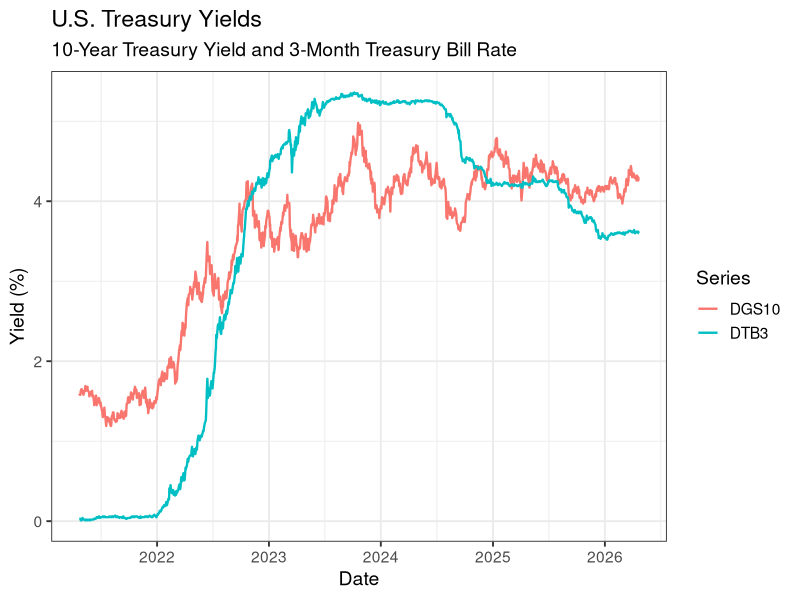
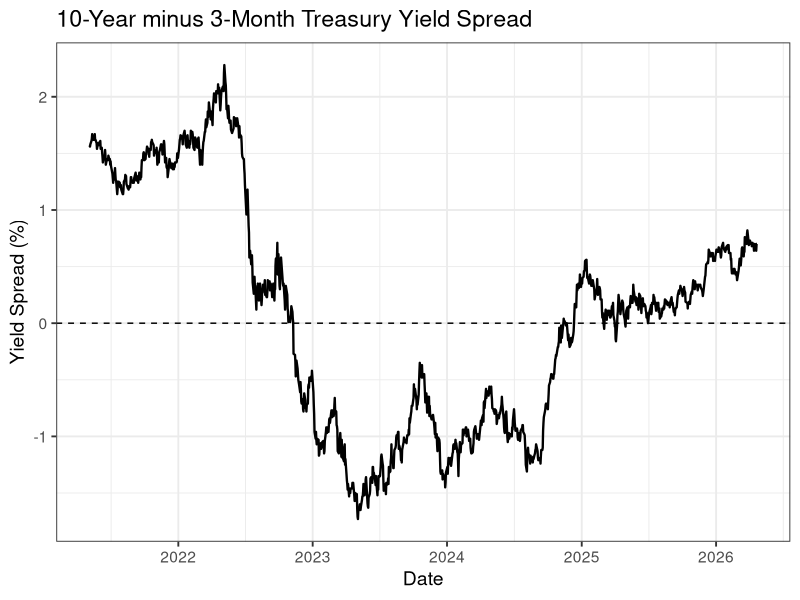
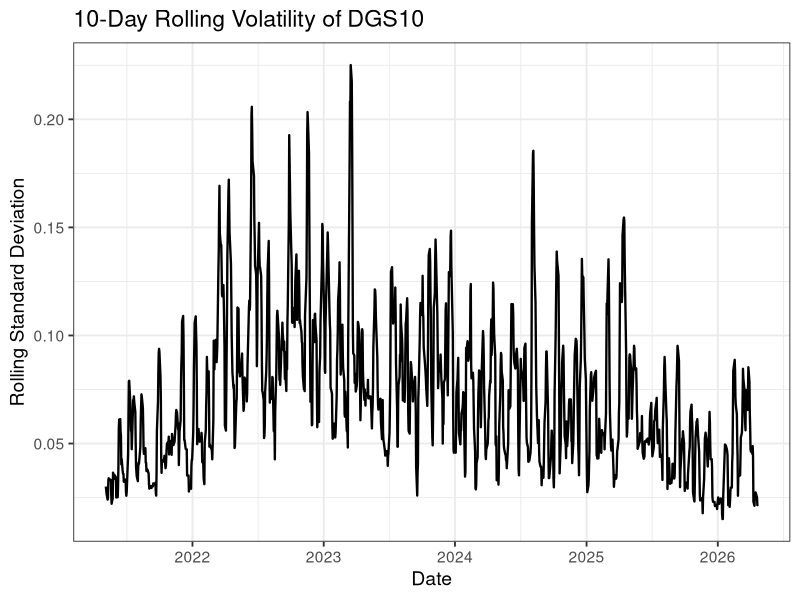

The R script that drew these images, in order:
############################################################
# FRED DGS10-DTB3 FINANCIAL TIME-SERIES ANALYSIS
############################################################

rm(list = ls())

############################################################
# 0. SETUP
############################################################

Sys.setenv(CUDA_VISIBLE_DEVICES = "")
Sys.setenv(TF_CPP_MIN_LOG_LEVEL = "2")

# Only packages actually used in this script
library(data.table)
library(ggplot2)
library(TTR)

set.seed(123)

############################################################
# 1. STUDY PERIOD
############################################################

START_DATE <- as.Date("2021-04-22")
END_DATE   <- as.Date("2026-04-22")

############################################################
# 2. LOAD FRED MACRO DATA
############################################################
#
# FRED:
# DGS10 = Market Yield on U.S. Treasury Securities at
#         10-Year Constant Maturity
#
# DTB3  = 3-Month Treasury Bill Secondary Market Rate
#
############################################################

dgs10 <- fread("DGS10.csv")
dtb3  <- fread("DTB3.csv")

############################################################
# 3. CLEAN DGS10
############################################################

dgs10 <- dgs10[, .(
  observation_date = as.Date(observation_date),
  DGS10 = as.numeric(DGS10)
)]

############################################################
# 4. CLEAN DTB3
############################################################

dtb3 <- dtb3[, .(
  observation_date = as.Date(observation_date),
  DTB3 = as.numeric(DTB3)
)]

############################################################
# 5. CHECK RAW DATA
############################################################

stopifnot(
  all(!duplicated(dgs10$observation_date)),
  all(!duplicated(dtb3$observation_date))
)

############################################################
# 6. MERGE DGS10 AND DTB3
############################################################

data <- merge(
  dgs10,
  dtb3,
  by = "observation_date",
  all = FALSE
)

############################################################
# 7. CREATE DATE VARIABLE
############################################################

data[, DATE := observation_date]

############################################################
# 8. REMOVE MISSING VALUES
############################################################

data <- data[
  !is.na(DGS10) &
  !is.na(DTB3)
]

############################################################
# 9. SORT BY DATE
############################################################

setorder(data, DATE)

############################################################
# 10. RESTRICT STUDY PERIOD
############################################################

data <- data[
  DATE >= START_DATE &
  DATE <= END_DATE
]

############################################################
# 11. BASIC DATA INFORMATION
############################################################

cat("\n")
cat("============================================================\n")
cat("FRED DATA SUMMARY\n")
cat("============================================================\n")

cat(
  "Number of observations: ",
  nrow(data),
  "\n",
  sep = ""
)

cat(
  "Start date: ",
  as.character(min(data$DATE)),
  "\n",
  sep = ""
)

cat(
  "End date: ",
  as.character(max(data$DATE)),
  "\n",
  sep = ""
)

cat("============================================================\n")

############################################################
# 12. FEATURE ENGINEERING
############################################################

feat <- data.table(

  DATE = data$DATE,

  ##########################################################
  # Treasury yield levels
  ##########################################################

  dgs10 = data$DGS10,

  dtb3 = data$DTB3,

  ##########################################################
  # Daily yield changes
  ##########################################################

  dgs10_change = c(
    NA_real_,
    diff(data$DGS10)
  ),

  dtb3_change = c(
    NA_real_,
    diff(data$DTB3)
  ),

  ##########################################################
  # 10-Year minus 3-Month Treasury spread
  ##########################################################

  spread =
    data$DGS10 - data$DTB3,

  ##########################################################
  # 10-Day rolling volatility of DGS10
  ##########################################################

  vol_dgs10 =
    as.numeric(
      runSD(
        data$DGS10,
        n = 10
      )
    )
)

############################################################
# 13. REMOVE MISSING FEATURE OBSERVATIONS
############################################################

feat <- na.omit(feat)

############################################################
# 14. FEATURE DATA SUMMARY
############################################################

cat("\n")
cat("============================================================\n")
cat("FEATURE DATA SUMMARY\n")
cat("============================================================\n")

cat(
  "Number of observations: ",
  nrow(feat),
  "\n",
  sep = ""
)

cat(
  "Number of features: ",
  ncol(feat) - 1,
  "\n",
  sep = ""
)

cat("============================================================\n\n")

print(head(feat))
print(tail(feat))

############################################################
# 15. SUMMARY STATISTICS
############################################################

cat("\n")
cat("============================================================\n")
cat("SUMMARY STATISTICS\n")
cat("============================================================\n")

feature_only <- feat[, !names(feat) %in% "DATE", with = FALSE]

print(
  summary(feature_only)
)

############################################################
# 16. CORRELATION MATRIX
############################################################

cat("\n")
cat("============================================================\n")
cat("FEATURE CORRELATION MATRIX\n")
cat("============================================================\n")

feature_cor <- cor(
  feature_only,
  use = "pairwise.complete.obs"
)

print(
  round(
    feature_cor,
    3
  )
)

############################################################
# 17. SAVE R DATA OBJECTS
############################################################

save(
  data,
  feat,
  feature_cor,
  file = "FRED_DGS10_DTB3_Data.RData"
)

############################################################
# 18. EXPORT RAW MERGED DATA
############################################################

fwrite(
  data,
  "FRED_DGS10_DTB3.csv"
)

############################################################
# 19. EXPORT FEATURE DATA
############################################################

fwrite(
  feat,
  "FRED_DGS10_DTB3_Features.csv"
)

############################################################
# 20. PREPARE DATA FOR YIELD PLOT
############################################################

plot_data <- data[, .(
  DATE,
  DGS10,
  DTB3
)]

############################################################
# 21. CONVERT TO LONG FORMAT
############################################################

plot_long <- melt(
  plot_data,
  id.vars = "DATE",
  variable.name = "Series",
  value.name = "Yield"
)

############################################################
# 22. YIELD TIME-SERIES PLOT
############################################################

yield_plot <- ggplot(
  plot_long,
  aes(
    x = DATE,
    y = Yield,
    color = Series
  )
) +
  geom_line(
    linewidth = 0.8
  ) +
  theme_bw(
    base_size = 14
  ) +
  labs(
    title = "U.S. Treasury Yields",
    subtitle =
      "10-Year Treasury Yield and 3-Month Treasury Bill Rate",
    x = "Date",
    y = "Yield (%)",
    color = "Series"
  )

print(yield_plot)

############################################################
# 23. SAVE YIELD PLOT
############################################################

ggsave(
  filename = "DGS10_DTB3_TimeSeries.png",
  plot = yield_plot,
  width = 10,
  height = 6,
  dpi = 300
)

############################################################
# 24. YIELD SPREAD PLOT
############################################################

spread_plot <- ggplot(
  feat,
  aes(
    x = DATE,
    y = spread
  )
) +
  geom_line(
    linewidth = 0.8
  ) +
  geom_hline(
    yintercept = 0,
    linetype = "dashed"
  ) +
  theme_bw(
    base_size = 14
  ) +
  labs(
    title =
      "10-Year minus 3-Month Treasury Yield Spread",
    x = "Date",
    y = "Yield Spread (%)"
  )

print(spread_plot)

############################################################
# 25. SAVE SPREAD PLOT
############################################################

ggsave(
  filename = "DGS10_DTB3_Spread.png",
  plot = spread_plot,
  width = 10,
  height = 6,
  dpi = 300
)

############################################################
# 26. DGS10 VOLATILITY PLOT
############################################################

vol_plot <- ggplot(
  feat,
  aes(
    x = DATE,
    y = vol_dgs10
  )
) +
  geom_line(
    linewidth = 0.8
  ) +
  theme_bw(
    base_size = 14
  ) +
  labs(
    title =
      "10-Day Rolling Volatility of DGS10",
    x = "Date",
    y = "Rolling Standard Deviation"
  )

print(vol_plot)

############################################################
# 27. SAVE VOLATILITY PLOT
############################################################

ggsave(
  filename = "DGS10_Rolling_Volatility.png",
  plot = vol_plot,
  width = 10,
  height = 6,
  dpi = 300
)

############################################################
# 28. FINAL DATA CHECK
############################################################

cat("\n")
cat("============================================================\n")
cat("FINAL DATA CHECK\n")
cat("============================================================\n")

cat(
  "Raw data dimensions: ",
  nrow(data),
  " x ",
  ncol(data),
  "\n",
  sep = ""
)

cat(
  "Feature data dimensions: ",
  nrow(feat),
  " x ",
  ncol(feat),
  "\n",
  sep = ""
)

cat("\nFeature names:\n")
print(names(feat))

cat("\nFirst feature observation:\n")
print(feat[1])

cat("\nLast feature observation:\n")
print(feat[nrow(feat)])

############################################################
# 29. VALIDATION
############################################################

if (
  nrow(data) > 0 &&
  nrow(feat) > 0 &&
  all(is.finite(feature_cor))
) {

  cat("\n")
  cat("============================================================\n")
  cat("FRED DGS10-DTB3 ANALYSIS COMPLETED SUCCESSFULLY\n")
  cat("============================================================\n")

} else {

  stop(
    "Final validation failed. Please check the input FRED data."
  )

}

############################################################
# 30. OUTPUT FILES
############################################################

cat("\nOutput files:\n")
cat("  1. FRED_DGS10_DTB3.csv\n")
cat("  2. FRED_DGS10_DTB3_Features.csv\n")
cat("  3. FRED_DGS10_DTB3_Data.RData\n")
cat("  4. DGS10_DTB3_TimeSeries.png\n")
cat("  5. DGS10_DTB3_Spread.png\n")
cat("  6. DGS10_Rolling_Volatility.png\n")

cat("\n============================================================\n")
